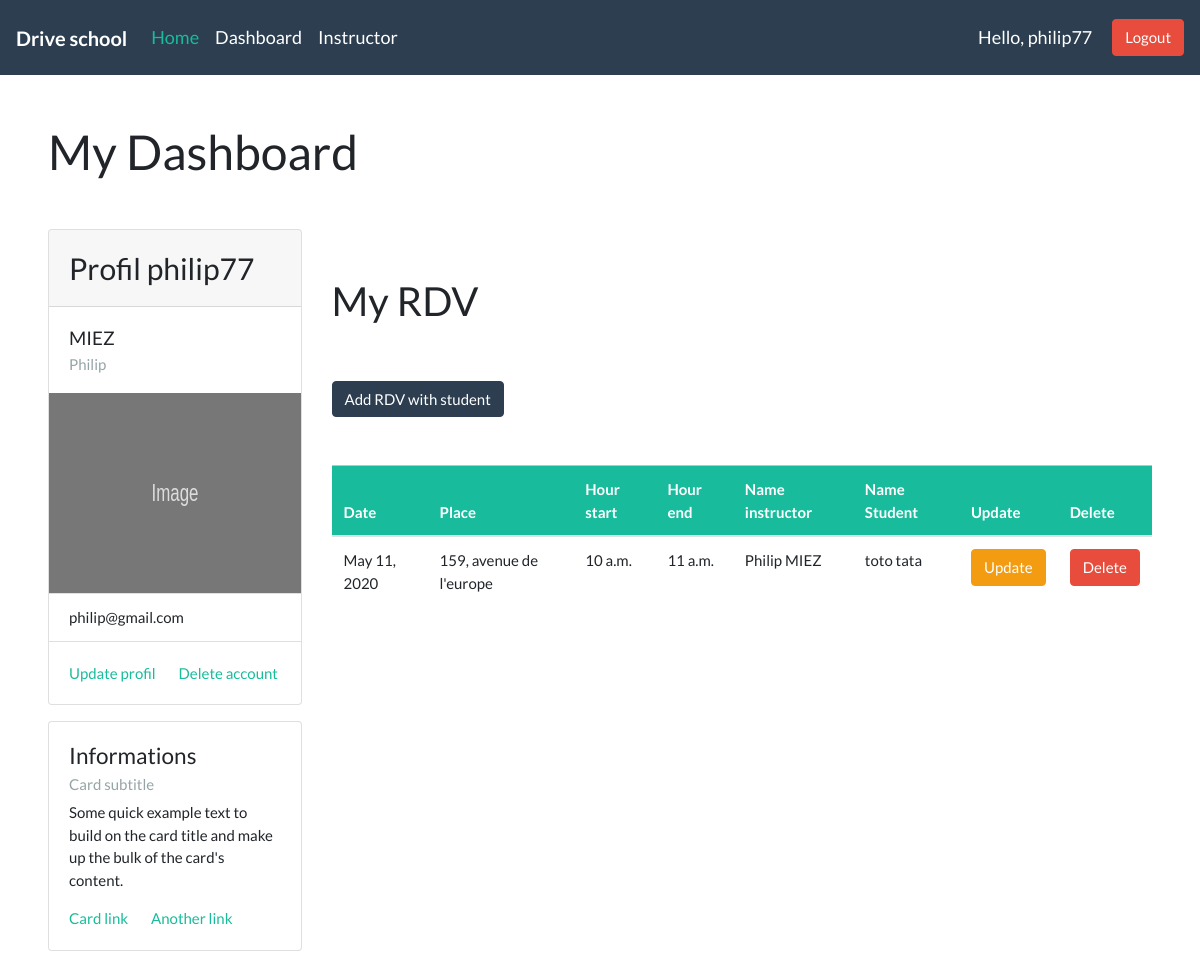
Screenshot of /dashboard/ (signed in) with the database file from the repository.
### app_drive/models.py (models this page shows, shortened)
class RdvDrive(models.Model):
    place = models.CharField(max_length=255, blank=True)
    date = models.DateField()
    start_time = models.TimeField(null=True, blank=True)
    end_time = models.TimeField(null=True, blank=True)
    nb_hour = models.CharField(max_length=255, null=True,)
    student = models.ForeignKey(Student, on_delete=models.CASCADE)
    instructor = models.ForeignKey(Instructor, on_delete=models.CASCADE)
    date_created = models.DateTimeField(auto_now_add=True, null=True, blank=True)
    updated_at = models.DateTimeField(auto_now=True, null=True, blank=True)

class Instructor(models.Model):
    instructor = models.OneToOneField(
        User,
        on_delete=models.CASCADE,
        related_name="instructor",
        null=True
    )
    students = models.ManyToManyField(Student)
    def __str__(self):
        return '{} {}'.format(self.instructor.first_name,self.instructor.last_name)

class Student(models.Model):
    student = models.OneToOneField(
        User,
        on_delete=models.CASCADE,
        related_name="student",
        null=True,
    )
    age = models.DateField()
    nb_hour_lesson = models.CharField(max_length=255,null=True)
    nb_hour_Paid = models.CharField(max_length=255,null=True)
    def __str__(self):
        return '{} {}'.format(self.student.first_name,self.student.last_name )

### app_drive/decorators.py (the view)
        def wrapper_func(request,*args, **kwargs):
            group = None
            if request.user.groups.exists():
                group = request.user.groups.all()[0].name
                if group in allowed_roles:
                    return view_func(request,*args, **kwargs)
                else:
                    return HttpResponse('You are not authorized to view this page')

### app_drive/views.py (called while the page is built)
@login_required(login_url='login')
@allowed_users(allowed_roles=['Instructor'])
def dashboard(request):
    current_user =request.user.id
    user = User.objects.get(id=current_user)
    instructorId = user.instructor.id
    UserRdv = RdvDrive.objects.filter(instructor_id=instructorId)
    return render(request, 'dashboard.html',{'user':user,'userRdv': UserRdv})

### app_drive/templates/dashboard.html (shortened to what this page needs)
{% extends "main/main.html" %}
{% block content %}
<div class="p-5">
    <h1 class="mb-5">My Dashboard</h1>
    <div class="row">
        <div class="col-md-3">
            <div class="card mb-3">
                <h3 class="card-header">Profil {{user.username}}</h3>
                <div class="card-body">
                <h5 class="card-title">{{user.last_name}}</h5>
                <h6 class="card-subtitle text-muted">{{user.first_name}}</h6>
                </div>
                <img style="height: 200px; width: 100%; display: block;" alt="Card image">
                <ul class="list-group list-group-flush">
                <li class="list-group-item">{{user.email}}</li>
                </ul>
                <div class="card-body">
                    <a href="#" class="card-link">Update profil</a>
                    <a href="#" class="card-link">Delete account</a>
                </div>
            </div>
            <div class="card">
                <div class="card-body">
                <h4 class="card-title">Informations</h4>
                <h6 class="card-subtitle mb-2 text-muted">Card subtitle</h6>
                <p class="card-text">Some quick example text to build on the card title and make up the bulk of the card's content.</p>
                <a href="#" class="card-link">Card link</a>
                <a href="#" class="card-link">Another link</a>
                </div>
            </div>
        </div>
        <div class="col-md-9">
            <h2 class="mt-5">My RDV</h2>
            <a class="btn btn-primary mt-5 mb-5" href="{% url 'addRdv' %}">Add RDV with student</a>
            <table class="table table-hover">
                <thead>
                    <tr class="table-success">
                        <th scope="row">Date</th>
                        <th scope="row">Place </th>
                        <th scope="row">Hour start</th>
                        <th scope="row">Hour end</th>
                        <th scope="row">Name instructor</th>
                        <th scope="row">Name Student</th>
                        <th scope="row">Update</th>
                        <th scope="row">Delete</th>
                    </tr>
                </thead>
                <tbody>
                    {% for r in userRdv %}
                    <tr>
                        <td>
                            {{r.date}}
                        </td>
                        <td>
                            {{r.place}}
                        </td>
                        <td>
                            {{r.start_time}}
                        </td>
                        <td>
                            {{r.end_time}}
                        </td>
                        <td>
                            {{r.instructor}}
                        </td>
                        <td>
                            {{r.student}}
                        </td>
                        <td>
                            <a class="btn btn-warning" href="">Update</a>
                        </td>
                        <td>
                            <a class="btn btn-danger">Delete</a>
                        </td>
                    </tr>
                    {% endfor %}
                </tbody>
            </table>
        </div>
    </div>
</div>
{% endblock %}

### app_drive/templates/main/navbar.html (shortened to what this page needs)
{% load static %}
<nav class="navbar navbar-expand-lg navbar-dark bg-primary">
    <a class="navbar-brand font-weight-bold" href="{% url 'home' %}">Drive school</a>
    <div class="collapse navbar-collapse" id="navbarColor01">
      <ul class="navbar-nav mr-auto">
        <li class="nav-item active">
          <a class="nav-link" href="{% url 'home' %}">Home <span class="sr-only">(current)</span></a>
        </li>
        {% if user.is_authenticated %}
        {% for group in user.groups.all %}
          {% if group.name == 'Instructor'  %}
            <li class="nav-item">
              <a class="nav-link" href="{% url 'dashboard' %}">Dashboard</a>
            </li>
            <li class="nav-item">
              <a class="nav-link" href="{% url 'profil_instructor' %}">Instructor</a>
            </li>
          {% endif %}
       {% endfor %}
        {% endif %}
      </ul>
      {% if user.is_authenticated %}
      <span id="helloMsg">Hello, {{request.user}}</span>
      <a class="btn btn-danger my-2 my-sm-0" href="{% url 'logout' %}">Logout</a>
      {% endif %}
    </div>
  </nav>

### app_drive/templates/main/main.html (style rules this page uses)
.card-header { padding: 20px !important; font-size: 30px !important; }

### app_drive/templates/main/navbar.html (style rules this page uses)
#helloMsg { color: white; margin-right: 20px; font-size:18px; }
.navbar-brand { font-size: 20px !important; }
.nav-link { font-size: 18px !important; }

### app_drive/templates/dashboard.html (style rules this page uses)
.btn { color:white !important; }

### rows the page displays
RdvDrive: date "May 11, 2020", place "159, avenue de l'europe", start_time "10 a.m.", end_time "11 a.m.", instructor "Philip MIEZ", student "toto tata"

### other values shown
{{ request.user }} "philip77"
{{ user.username }} "philip77"
{{ user.last_name }} "MIEZ"
{{ user.first_name }} "Philip"
{{ user.email }} "philip@gmail.com"
